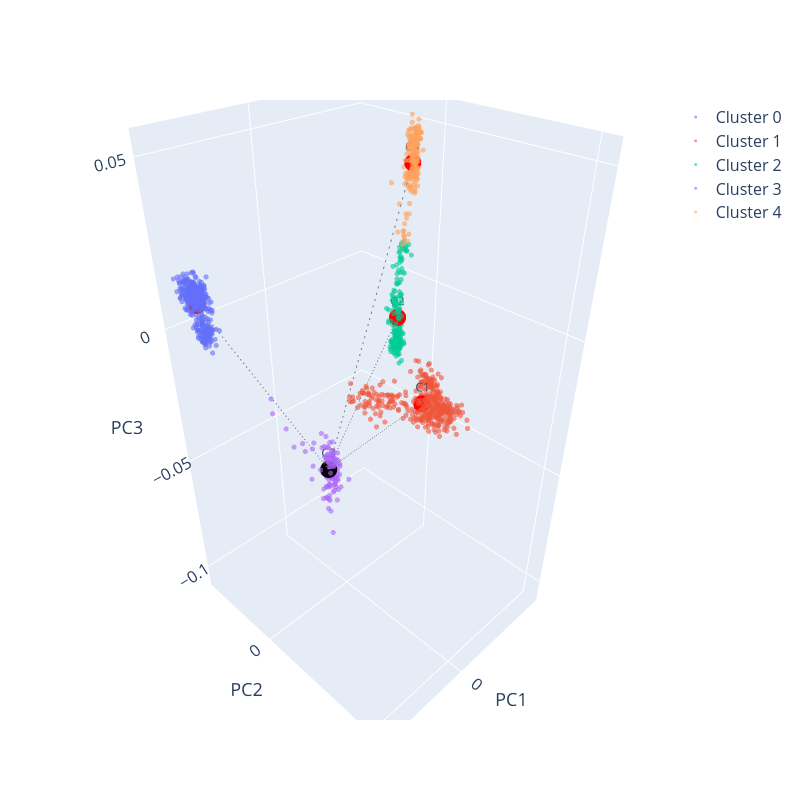

Notebook code for this chart:
### Code cell
fig = go.Figure()

for cluster_id in centroids.index:
    subset = pca_data[pca_data['Cluster'] == cluster_id]
    fig.add_trace(go.Scatter3d(
        x=subset['PC1'], y=subset['PC2'], z=subset['PC3'],
        mode='markers',
        name=f'Cluster {cluster_id}',
        marker=dict(size=3),
        opacity=0.6))

for cluster_id, row in centroids.iterrows():
    fig.add_trace(go.Scatter3d(
        x=[row['PC1']], y=[row['PC2']], z=[row['PC3']],
        mode='markers+text',
        name=f'Centroid {cluster_id}',
        marker=dict(size=10, color='black' if cluster_id == kazakh_cluster else 'red'),
        text=[f'C{cluster_id}'],
        textposition='top center',
        showlegend=False))

for cluster_id, other_center in centroids.iterrows():
    if cluster_id == kazakh_cluster:
        continue
    fig.add_trace(go.Scatter3d(
        x=[kazakh_center['PC1'], other_center['PC1']],
        y=[kazakh_center['PC2'], other_center['PC2']],
        z=[kazakh_center['PC3'], other_center['PC3']],
        mode='lines',
        name=f'Distance to C{cluster_id}',
        line=dict(color='gray', width=2, dash='dash'),
        showlegend=False))

fig.update_layout(
    width=800,
    height=800,
    title_font=dict(size=24),
    scene=dict(
        xaxis=dict(title=dict(text='PC1', font=dict(size=18)), tickfont=dict(size=14)),
        yaxis=dict(title=dict(text='PC2', font=dict(size=18)), tickfont=dict(size=14)),
        zaxis=dict(title=dict(text='PC3', font=dict(size=18)), tickfont=dict(size=14))
    ),
    legend=dict(font=dict(size=16))
)

fig.update_traces(hoverlabel=dict(font_size=14))
fig.show()
fig.write_image("cluster_plot.pdf",  width=800, height=800, scale=2)

### Figure 1 — Plotly figure (JSON) as saved in the notebook; plotly's stock layout.template omitted (floating-point values rounded to 4 significant figures; data arrays with more than 128 entries replaced by an {"elided": "..."} marker saying what was removed)
{"data": [{"marker": {"size": 3}, "mode": "markers", "name": "Cluster 0", "opacity": 0.6, "x": {"elided": "390 float values"}, "y": {"elided": "390 float values"}, "z": {"elided": "390 float values"}, "type": "scatter3d", "hoverlabel": {"font": {"size": 14}}}, {"marker": {"size": 3}, "mode": "markers", "name": "Cluster 1", "opacity": 0.6, "x": {"elided": "382 float values"}, "y": {"elided": "382 float values"}, "z": {"elided": "382 float values"}, "type": "scatter3d", "hoverlabel": {"font": {"size": 14}}}, {"marker": {"size": 3}, "mode": "markers", "name": "Cluster 2", "opacity": 0.6, "x": {"elided": "187 float values"}, "y": {"elided": "187 float values"}, "z": {"elided": "187 float values"}, "type": "scatter3d", "hoverlabel": {"font": {"size": 14}}}, {"marker": {"size": 3}, "mode": "markers", "name": "Cluster 3", "opacity": 0.6, "x": [-0.009842, -0.007989, -0.009898, -0.008479, -0.01181, -0.01306, -0.004591, -0.007897, -0.01202, -0.01192, -0.009555, -0.01074, -0.008933, 0.0111, 0.001002, -0.01141, -0.01035, -0.006515, -0.0117, -0.00198, -0.01206, -0.001674, -0.01132, -0.0121, -0.008263, -0.01015, -0.01057, -0.009443, -0.01136, -0.01356, -0.007883, -0.008106, -0.01303, -0.007487, -0.01154, -0.009793, -0.008792, -0.01329, -0.01396, -0.002578, -0.009675, -0.008743, -0.01056, -0.01138, -0.007851, -0.009974, -0.009152, -0.002634, -0.009157, -0.01072, -0.008724, -0.001981, -0.008598, -0.01268, -0.01211, -0.008423, 0.0007265, -0.01001, -0.004958, -0.01043, -0.009245, 0.01008, -0.01221, -0.0106, -0.01087, -0.01146, -0.01267, -0.007443, -0.008854, -0.01113, -0.01214, -0.009527, -0.009655, -0.009328, -0.01139, -0.008152, -0.007856, -0.008517, -0.009644, -0.01021, -0.008649, -0.01189, 0.00292, -0.01165, 0.0003257, -0.009148, -0.009701, -0.007997, -0.01232, -0.01298, -0.01441, -0.01336, -0.01097, -0.01078, -0.00981, -0.008124, 0.007721, -0.01062, -0.007203, -0.01029, -0.004156, -0.006912, -0.009258, -0.009651, -0.01018, -0.01478, -0.007092, -0.01021], "y": [-0.01879, -0.02036, -0.01663, -0.01969, -0.01782, -0.01982, -0.01619, -0.02027, -0.0216, -0.01767, -0.01622, -0.01807, -0.01836, -0.02214, -0.01884, -0.01595, -0.01708, -0.01634, -0.01528, -0.01449, -0.01643, -0.01043, -0.01916, -0.01619, -0.01702, -0.01976, -0.01935, -0.01783, -0.01741, -0.01917, -0.01841, -0.01511, -0.01919, -0.01728, -0.01995, -0.01895, -0.01696, -0.01664, -0.02182, -0.01921, -0.01863, -0.01466, -0.01745, -0.02152, -0.01587, -0.0205, -0.01849, -0.02048, -0.01754, -0.01532, -0.0167, -0.01751, -0.01988, -0.01848, -0.01696, -0.01909, -0.02037, -0.01616, -0.01541, -0.02135, -0.01839, -0.02361, -0.01722, -0.02012, -0.01754, -0.01908, -0.01822, -0.02014, -0.01691, -0.02267, -0.02016, -0.01584, -0.01915, -0.01776, -0.01467, -0.0126, -0.01874, -0.01774, -0.01749, -0.02095, -0.01938, -0.01968, -0.02253, -0.01625, -0.01573, -0.01667, -0.01899, -0.01744, -0.01823, -0.01917, -0.01783, -0.01862, -0.01943, -0.01932, -0.02076, -0.01471, -0.01987, -0.01921, -0.01288, -0.01667, -0.01571, -0.0166, -0.02052, -0.01619, -0.01639, -0.01367, -0.01293, -0.01973], "z": [-0.07254, -0.08078, -0.06754, -0.07045, -0.07658, -0.07605, -0.05673, -0.07278, -0.0817, -0.07114, -0.0568, -0.06675, -0.08346, -0.03102, -0.05679, -0.08042, -0.06419, -0.06216, -0.07283, -0.06439, -0.06339, -0.04701, -0.06483, -0.06686, -0.06807, -0.0614, -0.07189, -0.06728, -0.06623, -0.07349, -0.07367, -0.0594, -0.0706, -0.06484, -0.08116, -0.09236, -0.07067, -0.07051, -0.08696, -0.05779, -0.06081, -0.06003, -0.06974, -0.08882, -0.07021, -0.09211, -0.06749, -0.07276, -0.06426, -0.07502, -0.06812, -0.05391, -0.07057, -0.07697, -0.07604, -0.07926, -0.05421, -0.06789, -0.05591, -0.06892, -0.07796, -0.03821, -0.06695, -0.08806, -0.08148, -0.07678, -0.08798, -0.08512, -0.05713, -0.08881, -0.07482, -0.07663, -0.08009, -0.06556, -0.06718, -0.06431, -0.0839, -0.06268, -0.06923, -0.07037, -0.06955, -0.07447, -0.05581, -0.0714, -0.062, -0.07411, -0.07053, -0.06597, -0.08123, -0.08046, -0.08206, -0.07581, -0.105, -0.07162, -0.08073, -0.06105, -0.04389, -0.076, -0.06182, -0.06711, -0.04987, -0.06179, -0.06601, -0.06827, -0.07347, -0.07599, -0.0721, -0.07702], "type": "scatter3d", "hoverlabel": {"font": {"size": 14}}}, {"marker": {"size": 3}, "mode": "markers", "name": "Cluster 4", "opacity": 0.6, "x": {"elided": "205 float values"}, "y": {"elided": "205 float values"}, "z": {"elided": "205 float values"}, "type": "scatter3d", "hoverlabel": {"font": {"size": 14}}}, {"marker": {"color": "red", "size": 10}, "mode": "markers+text", "name": "Centroid 0", "showlegend": false, "text": ["C0"], "textposition": "top center", "x": [0.03118], "y": [-0.0255], "z": [0.009289], "type": "scatter3d", "hoverlabel": {"font": {"size": 14}}}, {"marker": {"color": "red", "size": 10}, "mode": "markers+text", "name": "Centroid 1", "showlegend": false, "text": ["C1"], "textposition": "top center", "x": [0.009669], "y": [0.0412], "z": [-0.002452], "type": "scatter3d", "hoverlabel": {"font": {"size": 14}}}, {"marker": {"color": "red", "size": 10}, "mode": "markers+text", "name": "Centroid 2", "showlegend": false, "text": ["C2"], "textposition": "top center", "x": [-0.03884], "y": [-0.01293], "z": [-0.01637], "type": "scatter3d", "hoverlabel": {"font": {"size": 14}}}, {"marker": {"color": "black", "size": 10}, "mode": "markers+text", "name": "Centroid 3", "showlegend": false, "text": ["C3"], "textposition": "top center", "x": [-0.008728], "y": [-0.018], "z": [-0.07014], "type": "scatter3d", "hoverlabel": {"font": {"size": 14}}}, {"marker": {"color": "red", "size": 10}, "mode": "markers+text", "name": "Centroid 4", "showlegend": false, "text": ["C4"], "textposition": "top center", "x": [-0.03721], "y": [-0.006613], "z": [0.03871], "type": "scatter3d", "hoverlabel": {"font": {"size": 14}}}, {"line": {"color": "gray", "dash": "dash", "width": 2}, "mode": "lines", "name": "Distance to C0", "showlegend": false, "x": [-0.008728, 0.03118], "y": [-0.018, -0.0255], "z": [-0.07014, 0.009289], "type": "scatter3d", "hoverlabel": {"font": {"size": 14}}}, {"line": {"color": "gray", "dash": "dash", "width": 2}, "mode": "lines", "name": "Distance to C1", "showlegend": false, "x": [-0.008728, 0.009669], "y": [-0.018, 0.0412], "z": [-0.07014, -0.002452], "type": "scatter3d", "hoverlabel": {"font": {"size": 14}}}, {"line": {"color": "gray", "dash": "dash", "width": 2}, "mode": "lines", "name": "Distance to C2", "showlegend": false, "x": [-0.008728, -0.03884], "y": [-0.018, -0.01293], "z": [-0.07014, -0.01637], "type": "scatter3d", "hoverlabel": {"font": {"size": 14}}}, {"line": {"color": "gray", "dash": "dash", "width": 2}, "mode": "lines", "name": "Distance to C4", "showlegend": false, "x": [-0.008728, -0.03721], "y": [-0.018, -0.006613], "z": [-0.07014, 0.03871], "type": "scatter3d", "hoverlabel": {"font": {"size": 14}}}], "layout": {"title": {"font": {"size": 24}}, "scene": {"xaxis": {"title": {"font": {"size": 18}, "text": "PC1"}, "tickfont": {"size": 14}}, "yaxis": {"title": {"font": {"size": 18}, "text": "PC2"}, "tickfont": {"size": 14}}, "zaxis": {"title": {"font": {"size": 18}, "text": "PC3"}, "tickfont": {"size": 14}}}, "legend": {"font": {"size": 16}}, "width": 800, "height": 800}}
